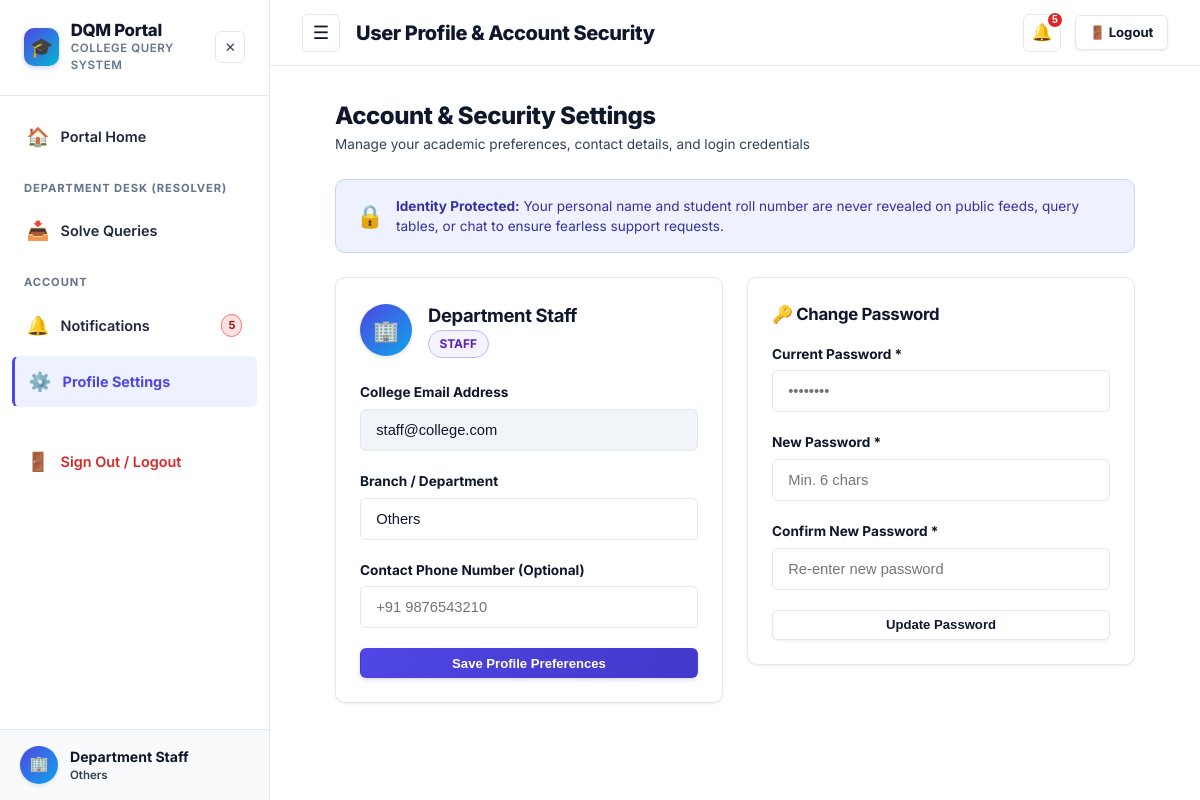
The page /profile (signed in) on the database its author committed.
### tables this page shows
CREATE TABLE users (
    id INTEGER PRIMARY KEY AUTOINCREMENT,
    name TEXT DEFAULT 'Anonymous User',
    email TEXT NOT NULL UNIQUE,
    password_hash TEXT NOT NULL,
    role TEXT NOT NULL DEFAULT 'student',
    level TEXT,
    department TEXT,
    course TEXT,
    year INTEGER,
    phone TEXT,
    roll_no TEXT,
    designation TEXT,
    is_active INTEGER DEFAULT 1,
    last_active_at TIMESTAMP DEFAULT CURRENT_TIMESTAMP,
    created_at TIMESTAMP DEFAULT CURRENT_TIMESTAMP
);

### app.py (the view, shortened to what this page needs)
@app.route('/profile', methods=['GET', 'POST'])
@login_required
def profile():
    user = get_current_user()
    db = get_db()
    return render_template('profile.html', user=user)

### app.py (called while the page is built)
def login_required(f):
    @wraps(f)
    def decorated_function(*args, **kwargs):
        user = get_current_user()
        if not user:
            session.clear()
            flash('Please log in to access this page.', 'warning')
            return redirect(url_for('login', next=request.url))
        return f(*args, **kwargs)
    return decorated_function

def get_current_user():
    if 'user_id' in session:
        db = get_db()
        user = db.execute('SELECT * FROM users WHERE id = ?', (session['user_id'],)).fetchone()
        if not user or not user['is_active']:
            session.clear()
            return None
        return user
    return None

### database.py (called while the page is built)
def get_db():
    if 'db' not in g:
        g.db = sqlite3.connect(
            current_app.config['DATABASE'],
            detect_types=sqlite3.PARSE_DECLTYPES
        )
        g.db.row_factory = sqlite3.Row
        g.db.execute("PRAGMA foreign_keys = ON")
    return g.db

### templates/profile.html (shortened to what this page needs)
{% extends 'base.html' %}
{% block page_title %}User Profile & Account Security{% endblock %}
{% block content %}
<div style="max-width: 800px; margin: 0 auto;">
  <div style="margin-bottom: 1.5rem;">
    <h1 style="font-size: 1.5rem; font-weight: 800; color: var(--text-main); margin: 0;">Account & Security Settings</h1>
    <p style="font-size: 0.85rem; color: var(--text-muted); margin: 0;">Manage your academic preferences, contact details, and login credentials</p>
  </div>
  <div style="background: #eef2ff; border: 1px solid #c7d2fe; border-radius: var(--radius-md); padding: 1rem 1.25rem; margin-bottom: 1.5rem; display: flex; align-items: center; gap: 0.75rem;">
    <span style="font-size: 1.4rem;">🔒</span>
    <div style="font-size: 0.85rem; color: #3730a3;">
      <strong>Identity Protected:</strong> Your personal name and student roll number are never revealed on public feeds, query tables, or chat to ensure fearless support requests.
    </div>
  </div>
  <div style="display: grid; grid-template-columns: 1fr 1fr; gap: 1.5rem; align-items: start;">
    <div class="card">
      <div style="display: flex; align-items: center; gap: 1rem; margin-bottom: 1.5rem;">
        <div class="user-avatar-circle" style="width: 52px; height: 52px; font-size: 1.3rem;">
          {% if user.role == 'student' %}👨‍🎓{% elif user.role == 'faculty' %}👩‍🏫{% elif user.role == 'staff' %}🏢{% else %}⚡{% endif %}
        </div>
        <div>
          <h2 style="font-size: 1.15rem; font-weight: 700; color: var(--text-main);">
            {% if user.role == 'student' %}Student Account
            {% elif user.role == 'faculty' %}Faculty Account
            {% elif user.role == 'staff' %}Department Staff
            {% else %}System Administrator{% endif %}
          </h2>
          <span class="badge badge-status-assigned">{{ user.role | upper }}</span>
        </div>
      </div>
      <form method="POST" action="{{ url_for('profile') }}">
        <div class="form-group">
          <label class="form-label">College Email Address</label>
          <input type="email" class="form-control" value="{{ user.email }}" disabled style="background: #f1f5f9; cursor: not-allowed;">
        </div>
        <div class="form-group">
          <label class="form-label">Branch / Department</label>
          <input type="text" name="department" class="form-control" value="{{ user.department or '' }}">
        </div>
        <div class="form-group">
          <label class="form-label">Contact Phone Number (Optional)</label>
          <input type="tel" name="phone" class="form-control" value="{{ user.phone or '' }}" placeholder="+91 9876543210">
        </div>
        <button type="submit" class="btn btn-primary btn-sm" style="width: 100%;">
          Save Profile Preferences
        </button>
      </form>
    </div>
    <div class="card">
      <h3 style="font-size: 1.05rem; font-weight: 700; margin-bottom: 1rem;">🔑 Change Password</h3>
      <form method="POST" action="{{ url_for('profile') }}">
        <div class="form-group">
          <label class="form-label">Current Password *</label>
          <input type="password" name="current_password" class="form-control" placeholder="••••••••" required>
        </div>
        <div class="form-group">
          <label class="form-label">New Password *</label>
          <input type="password" name="new_password" class="form-control" placeholder="Min. 6 chars" required minlength="6">
        </div>
        <div class="form-group">
          <label class="form-label">Confirm New Password *</label>
          <input type="password" name="confirm_password" class="form-control" placeholder="Re-enter new password" required minlength="6">
        </div>
        <button type="submit" class="btn btn-secondary btn-sm" style="width: 100%;">
          Update Password
        </button>
      </form>
    </div>
  </div>
</div>
{% endblock %}

### templates/base.html (shortened to what this page needs)
<!DOCTYPE html>
<html lang="en">
<head>
  <link rel="stylesheet" href="{{ url_for('static', filename='css/style.css') }}">
</head>
<body data-user-role="{{ current_user.role if current_user else '' }}" data-user-dept="{{ current_user.department if current_user else '' }}" data-user-id="{{ current_user.id if current_user else '' }}">
  <div class="app-container">
    {% if current_user %}
    <aside class="sidebar" id="appSidebar">
      <div class="sidebar-header">
        <a href="{{ url_for('index') }}" class="sidebar-brand-wrapper" style="text-decoration: none; color: inherit;">
          <div class="sidebar-logo">🎓</div>
          <div class="sidebar-brand">
            <h2>DQM Portal</h2>
            <p>College Query System</p>
          </div>
        </a>
        <button type="button" class="sidebar-close-btn" id="sidebarCloseBtn" title="Close Navigation" aria-label="Close Navigation">
          ✕
        </button>
      </div>
      <nav class="sidebar-nav">
        <a href="{{ url_for('index') }}" class="nav-item {% if request.endpoint == 'index' %}active{% endif %}">
          <span class="icon">🏠</span> Portal Home
        </a>
        {% if current_user.role in ['staff', 'admin', 'faculty'] %}
        <div class="nav-section-title">Department Desk (Resolver)</div>
        <a href="{{ url_for('department_dashboard') }}" class="nav-item {% if request.endpoint == 'department_dashboard' %}active{% endif %}">
          <span class="icon">📥</span> Solve Queries
        </a>
        {% endif %}
        <div class="nav-section-title">Account</div>
        <a href="{{ url_for('notifications') }}" class="nav-item {% if request.endpoint == 'notifications' %}active{% endif %}">
          <span class="icon">🔔</span> Notifications
          {% if unread_notifications_count > 0 %}
          <span class="badge badge-urgent" style="margin-left: auto; padding: 2px 6px; font-size: 0.7rem;">{{ unread_notifications_count }}</span>
          {% endif %}
        </a>
        <a href="{{ url_for('profile') }}" class="nav-item {% if request.endpoint == 'profile' %}active{% endif %}">
          <span class="icon">⚙️</span> Profile Settings
        </a>
        <a href="{{ url_for('logout') }}" class="nav-item nav-item-logout" style="margin-top: 1.5rem;">
          <span class="icon">🚪</span> Sign Out / Logout
        </a>
      </nav>
      <div class="sidebar-footer">
        <div class="user-avatar-circle">
          {% if current_user.role == 'student' %}👨‍🎓{% elif current_user.role == 'faculty' %}👩‍🏫{% elif current_user.role == 'hod' %}🎓{% elif current_user.role == 'staff' %}🏢{% else %}⚡{% endif %}
        </div>
        <div style="flex-grow: 1; overflow: hidden;">
          <div style="font-size: 0.88rem; font-weight: 700; color: var(--text-main); white-space: nowrap; overflow: hidden; text-overflow: ellipsis;">
            {% if current_user.role == 'student' %}Student
            {% elif current_user.role == 'faculty' %}Faculty Member
            {% elif current_user.role == 'hod' %}Head of Dept (HOD)
            {% elif current_user.role == 'staff' %}Department Staff
            {% else %}Central Administrator{% endif %}
          </div>
          <div style="font-size: 0.72rem; color: var(--text-muted); font-weight: 600;">
            {% if current_user.role == 'student' %}
              {{ current_user.course or 'Campus' }}{% if current_user.year %} (Yr {{ current_user.year }}){% endif %}
            {% else %}
              {{ current_user.department or 'Campus Support' }}
            {% endif %}
          </div>
        </div>
      </div>
    </aside>
    {% endif %}
    <div class="main-content">
      {% if current_user %}
      <header class="topbar">
        <div class="topbar-left">
          <button class="sidebar-toggle-btn" id="sidebarToggle" title="Toggle Navigation Menu" aria-label="Toggle Navigation Menu">
            ☰
          </button>
          <div class="topbar-title">{% block page_title %}Dashboard{% endblock %}</div>
        </div>
        <div class="topbar-right">
          <div class="notif-wrapper">
            <button class="notif-btn" id="notifBtn" aria-label="Notifications" title="Notifications">
              🔔
              {% if unread_notifications_count > 0 %}
              <span class="notif-badge">{{ unread_notifications_count }}</span>
              {% endif %}
            </button>
          </div>
          <a href="{{ url_for('logout') }}" class="btn btn-secondary btn-sm" title="Sign Out of Portal" style="font-weight: 700;">
            🚪 Logout
          </a>
        </div>
      </header>
      {% endif %}
      <main class="page-body">
        {% block content %}{% endblock %}
      </main>
    </div>
  </div>
</body>
</html>

### rows shown on the page
users: department "Others", role "STAFF", email "staff@college.com"

### other values the page prints
{{ unread_notifications_count }} "5"
